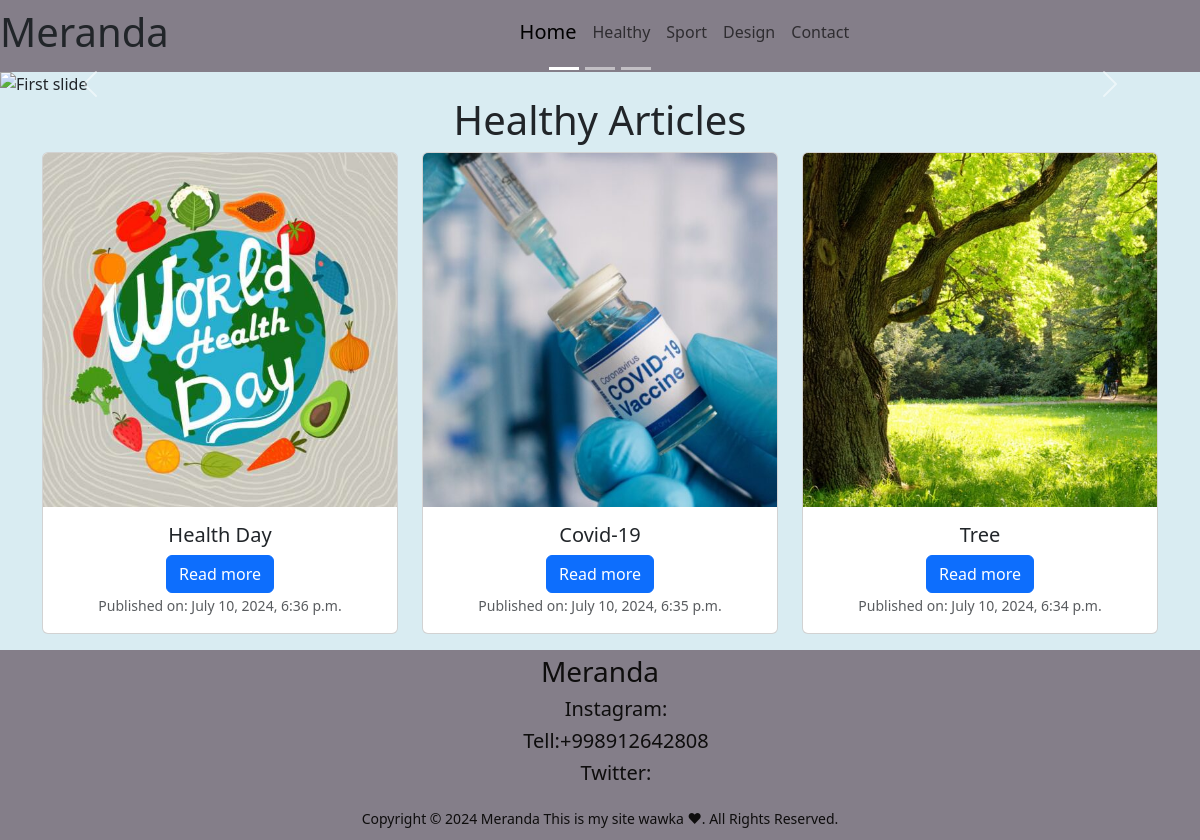
/healthy/, run on the app's committed database.
### meranda/models.py (models this page shows, shortened)
class Healthy(models.Model):
    category = models.ForeignKey(Category, on_delete=models.CASCADE, related_name='healthies', verbose_name='Category')
    title = models.CharField(max_length=100, verbose_name='Title')
    content = models.TextField(verbose_name='Content')
    created_at = models.DateTimeField(auto_now_add=True, verbose_name='Created At')
    hygiene = models.CharField(max_length=2000, blank=True, null=True, verbose_name='Hygiene Tips')
    img = models.ImageField(upload_to='health_img/', verbose_name='Image')
    class Meta:
        ordering = ['-created_at']
        verbose_name_plural = 'Healthies'

### meranda/views.py (the view)
# urls.py: path('healthy/', views.HealthyListView.as_view(), name='healthy-list'),
class HealthyListView(ListView):
    model = Healthy
    template_name = 'meranda/healthy_list.html'

### meranda/templates/meranda/healthy_list.html (shortened to what this page needs)
{% extends "base.html" %}
{% block content %}
<div id="carouselExampleCaptions" class="carousel slide" data-bs-ride="carousel">
  <div class="carousel-indicators">
    <button type="button" data-bs-target="#carouselExampleCaptions" data-bs-slide-to="0" class="active" aria-current="true" aria-label="Slide 1"></button>
    <button type="button" data-bs-target="#carouselExampleCaptions" data-bs-slide-to="1" aria-label="Slide 2"></button>
    <button type="button" data-bs-target="#carouselExampleCaptions" data-bs-slide-to="2" aria-label="Slide 3"></button>
  </div>
  <div class="carousel-inner">
    <div class="carousel-item active">
      <img src="https://includedhealth.com/wp-content/media-versions/2022/04/1600w_x4000h__q_100_c_Nutrition_blog_post_Lauren_Plunkett_1200x400_v2.jpg" class="d-block w-100" alt="First slide">
      <div class="carousel-caption d-none d-md-block">
      </div>
    </div>
  </div>
  <button class="carousel-control-prev" type="button" data-bs-target="#carouselExampleCaptions" data-bs-slide="prev">
    <span class="carousel-control-prev-icon" aria-hidden="true"></span>
  </button>
  <button class="carousel-control-next" type="button" data-bs-target="#carouselExampleCaptions" data-bs-slide="next">
    <span class="carousel-control-next-icon" aria-hidden="true"></span>
  </button>
</div>
<div class="container">
  <h1 style="text-align: center;">Healthy Articles</h1>
  <div class="row">
    {% for healthy in object_list %}
    <div class="col-md-4 mb-3">
      <div class="card">
        <img src="{{ healthy.img.url }}" class="card-img-top" alt="{{ healthy.title }}">
        <div class="card-body" style="text-align: center;">
          <h5 class="card-title">{{ healthy.title }}</h5>
          <a href="{% url 'healthy-detail' healthy.pk %}" class="btn btn-primary">Read more</a>
          <p class="card-text"><small class="text-muted">Published on: {{ healthy.created_at }}</small></p>
        </div>
      </div>
    </div>
    {% endfor %}
  </div>
</div>
{% endblock %}

### templates/base.html (shortened to what this page needs)
<!DOCTYPE html>
<html lang="en">
<head>
    <link href="https://cdn.jsdelivr.net/npm/bootstrap@5.3.3/dist/css/bootstrap.min.css" rel="stylesheet">
</head>
<body style="background-color: #D9ECF2;"">
  <header>
      <nav class="navbar navbar-expand-lg bg-body-yellow" style="background-color:#847E89">
        <div><h1>Meranda</h1></div>
        <div class="container-fluid">
            <div class="collapse navbar-collapse" id="navbarNav">
                <ul class="navbar-nav text-center mx-auto">
                    <li class="nav-item">
                      <h5>
                        <a class="nav-link active" aria-current="page" href="{% url 'category-list' %}">Home</a>
                      </li>
                      <li class="nav-item">
                          <a class="nav-link" href="{% url 'healthy-list' %}">Healthy</a>
                      </li>
                      <li class="nav-item">
                          <a class="nav-link" href="{% url 'sport-list' %}">Sport</a>
                      </li>
                      <li class="nav-item">
                        <a class="nav-link" href="{% url 'design-list' %}">Design</a>
                      </li>
                      <li class="nav-item">
                          <a class="nav-link" href="{% url 'index' %}">Contact</a>
                      </li>
                </ul>
            </div>
        </div>
    </nav>
  </header>
    {% block content %}
    {% endblock content %}
</body>
</html>
<footer>
  {% block footer %}
    {% include 'footer.html' %}
  {% endblock footer %}
</footer>

### templates/footer.html (shortened to what this page needs)
<body>
    <h3>Meranda</h3>
    <ol>
      <h5>Instagram:<a href="#"></a></h5>
      <h5>Tell:+998912642808</h5>
      <h5>Twitter:<a href=""></a></h5>
    </ol>
    <footer>
      <small>
        Copyright © 2024 Meranda This is my site wawka &#10084;. All Rights Reserved.
      </small>
    </footer>
  </body>

### templates/footer.html (style rules this page uses)
footer { text-align: center; padding: 5px; background-color:#847E89; color: #0e0d0d ; }

### data on the page
Healthy: img (picture), title "Health Day", created_at "July 10, 2024, 6:36 p.m."
Healthy: img (picture), title "Covid-19", created_at "July 10, 2024, 6:35 p.m."
Healthy: img (picture), title "Tree", created_at "July 10, 2024, 6:34 p.m."
